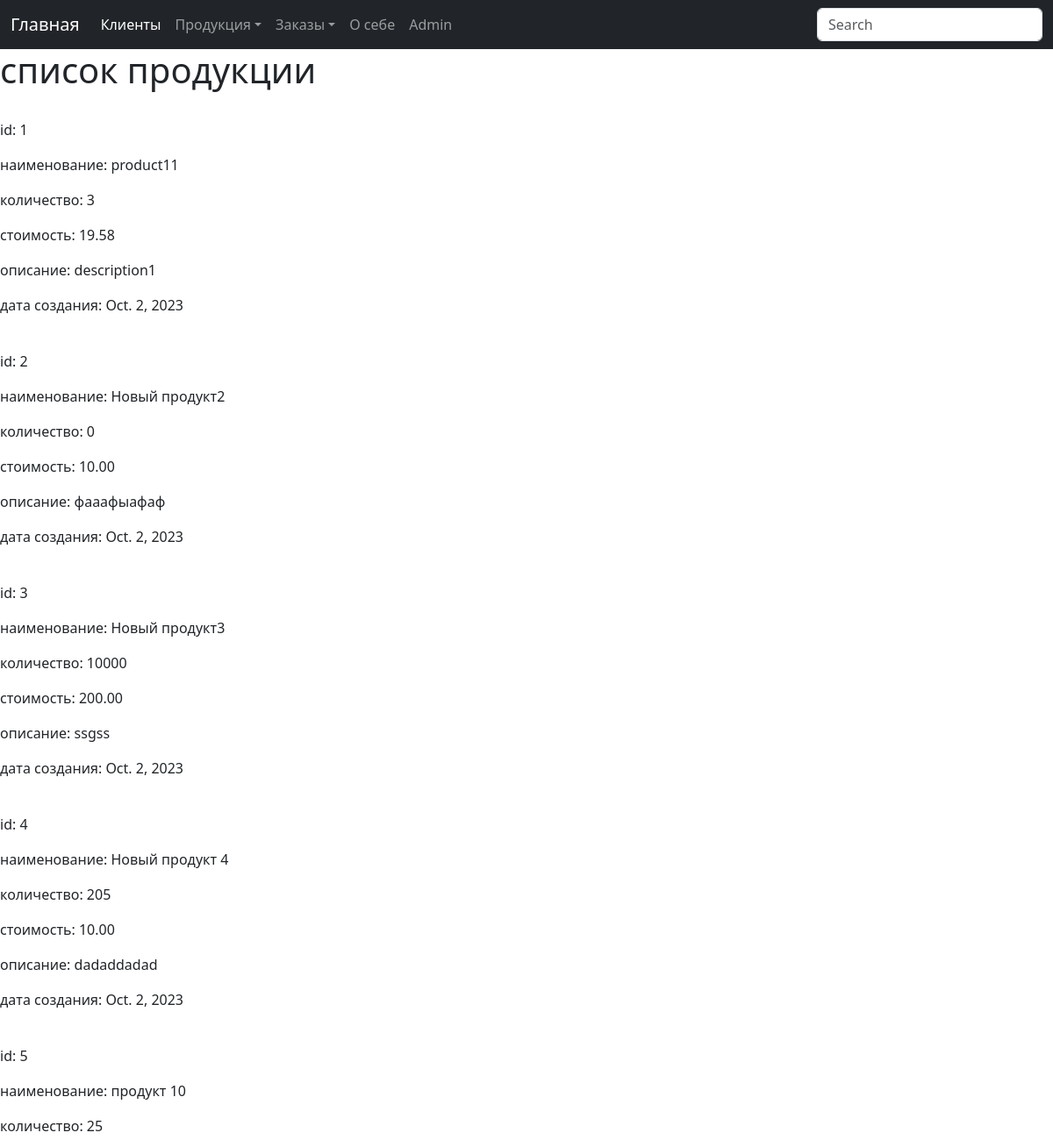
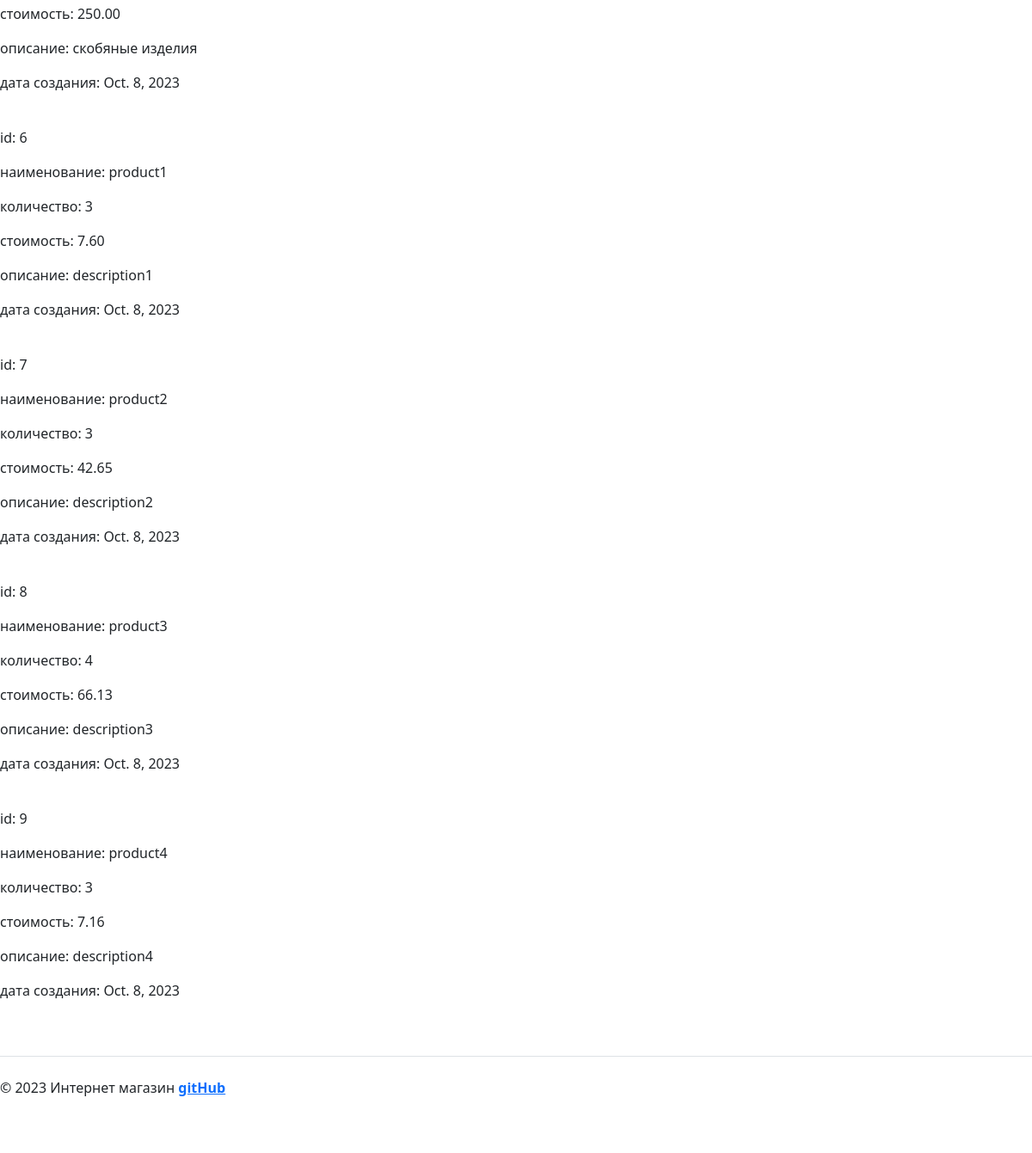
Page /shop/products/ on the committed database (2 pictures, top to bottom).
### shop_app/models.py (models this page shows, shortened)
class Product(models.Model):
    name_product = models.CharField(max_length=50)
    description_product = models.TextField()
    cost = models.DecimalField(max_digits=8, decimal_places=2)
    quantity = models.IntegerField()
    date_add_product = models.DateField(auto_now_add=True)
    image_product = models.ImageField(upload_to="images/")

### shop_app/views.py (the view)
# urls.py: path('shop/products/', views.products, name='products'),                        #вывод списка всей продукции
def products(request):
    products = Product.objects.all()
    logger.info(f'Страница "Список продуктов" успешно открыта')
    return render(request, 'shop_app/products.html', {'products': products})

### shop_app/templates/shop_app/products.html (shortened to what this page needs)
{% extends 'shop_app/base.html' %}
{% block content %}
<h1>список продукции</h1> <br>
{% for product in products %}
    <p>id: {{ product.id }}</p>
    <p>наименование: {{ product.name_product }}</p>
    <p>количество: {{ product.quantity }}</p>
    <p>стоимость: {{ product.cost }}</p>
    <p>описание: {{ product.description_product }}</p>
    <p>дата создания: {{ product.date_add_product }}</p>
<br>
{%  endfor %}
{% endblock %}

### rows in the picture
Product: id "1", name_product "product11", quantity "3", cost "19.58", description_product "description1", date_add_product "Oct. 2, 2023"
Product: id "2", name_product "Новый продукт2", quantity "0", cost "10.00", description_product "фааафыафаф", date_add_product "Oct. 2, 2023"
Product: id "3", name_product "Новый продукт3", quantity "10000", cost "200.00", description_product "ssgss", date_add_product "Oct. 2, 2023"
Product: id "4", name_product "Новый продукт 4", quantity "205", cost "10.00", description_product "dadaddadad", date_add_product "Oct. 2, 2023"
Product: id "5", name_product "продукт 10", quantity "25", cost "250.00", description_product "скобяные изделия", date_add_product "Oct. 8, 2023"
Product: id "6", name_product "product1", quantity "3", cost "7.60", description_product "description1", date_add_product "Oct. 8, 2023"
Product: id "7", name_product "product2", quantity "3", cost "42.65", description_product "description2", date_add_product "Oct. 8, 2023"
Product: id "8", name_product "product3", quantity "4", cost "66.13", description_product "description3", date_add_product "Oct. 8, 2023"
Product: id "9", name_product "product4", quantity "3", cost "7.16", description_product "description4", date_add_product "Oct. 8, 2023"
